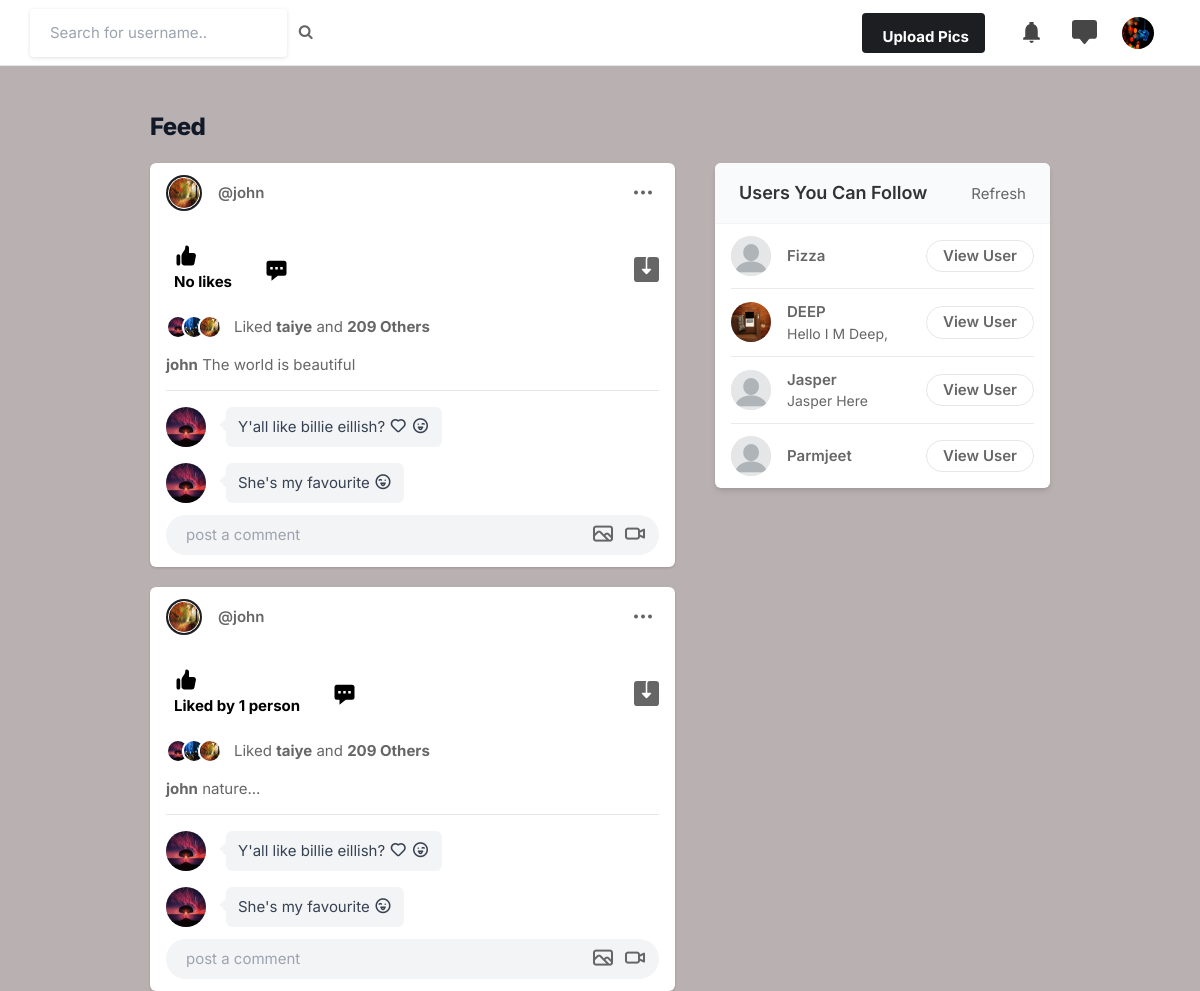
Screenshot of / (signed in) with the database file from the repository.
### core/models.py (models this page shows, shortened)
class Profile(models.Model):
    user = models.ForeignKey(User, on_delete=models.CASCADE)
    id_user = models.IntegerField()
    bio = models.TextField(blank=True)
    profileimg = models.ImageField(upload_to='profile_images', default='blank-profile-picture.png')
    location = models.CharField(max_length=100, blank=True)

class Post(models.Model):
    id = models.UUIDField(primary_key=True, default=uuid.uuid4)
    user = models.CharField(max_length=100)
    image = models.ImageField(upload_to='post_images')
    caption = models.TextField()
    created_at = models.DateTimeField(default=datetime.now)
    no_of_likes = models.IntegerField(default=0)

### core/views.py (the view)
# urls.py: path('', views.index, name='index'),
@login_required(login_url='signin')
def index(request):
    user_object = User.objects.get(username=request.user.username)
    user_profile = Profile.objects.get(user=user_object)
    user_following_list = []
    feed = []
    user_following = FollowersCount.objects.filter(follower=request.user.username)
    for users in user_following:
        user_following_list.append(users.user)
    for usernames in user_following_list:
        feed_lists = Post.objects.filter(user=usernames)
        feed.append(feed_lists)
    feed_list = list(chain(*feed))
    all_users = User.objects.all()
    user_following_all = []
    for user in user_following:
        user_list = User.objects.get(username=user.user)
        user_following_all.append(user_list)
    new_suggestions_list = [x for x in list(all_users) if (x not in list(user_following_all))]
    current_user = User.objects.filter(username=request.user.username)
    final_suggestions_list = [x for x in list(new_suggestions_list) if ( x not in list(current_user))]
    random.shuffle(final_suggestions_list)
    username_profile = []
    username_profile_list = []
    for users in final_suggestions_list:
        username_profile.append(users.id)
    for ids in username_profile:
        profile_lists = Profile.objects.filter(id_user=ids)
        username_profile_list.append(profile_lists)
    suggestions_username_profile_list = list(chain(*username_profile_list))
    return render(request, 'index.html', {'user_profile': user_profile, 'posts':feed_list, 'suggestions_username_profile_list': suggestions_username_profile_list[:4]})

### templates/index.html (shortened to what this page needs)
{% load static %}
<!DOCTYPE html>
<html lang="en">
<head>
    <link rel="stylesheet" href="{% static 'assets/css/icons.css' %}">
    <link rel="stylesheet" href="{% static 'assets/css/uikit.css' %}">
    <link rel="stylesheet" href="{% static 'assets/css/style.css' %}">
    <link rel="stylesheet" href="{% static 'assets/css/tailwind.css' %}">
    <link rel="stylesheet" href="https://cdnjs.cloudflare.com/ajax/libs/font-awesome/4.7.0/css/font-awesome.min.css">
</head>
<body>
            <header>
                <div class="header_inner">
                    <form action="/search" method="POST">
                    <div class="left-side">
                            <input type="text" name="username" placeholder="Search for username..">&nbsp; &nbsp;
                            <button type="submit"><i class="fa fa-search fa-1x"></i></button>
                    </div>
                    </form>
                    <div class="right-side lg:pr-4">
                        <a href="#"
                            class="bg-pink-500 flex font-bold hidden hover:bg-pink-600 hover:text-white inline-block items-center lg:block max-h-10 mr-4 px-4 py-2 rounded shado text-white">
                              Upload Pics
                        </a>
                        <a href="#" class="header-links-item">
                        </a>
                        <a href="#" class="header-links-item">
                        </a>
                        <a href="#">
                            <img src="{{user_profile.profileimg.url}}" class="header-avatar" alt="">
                        </a>
                    </div>
                </div>
            </header>
            <div class="container m-auto">
                <h1 class="lg:text-2xl text-lg font-extrabold leading-none text-gray-900 tracking-tight mb-5"> Feed </h1>
                <div class="lg:flex justify-center lg:space-x-10 lg:space-y-0 space-y-5">
                    <div class="space-y-5 flex-shrink-0 lg:w-7/12">
                        {% for post in posts reversed %}
                        <div class="bg-white shadow rounded-md  -mx-2 lg:mx-0">
                            <div class="flex justify-between items-center px-4 py-3">
                                <div class="flex flex-1 items-center space-x-4">
                                    <a href="#">
                                        <div class="bg-gradient-to-tr from-yellow-600 to-pink-600 p-0.5 rounded-full">
                                            <img src="{% static 'assets/images/avatars/avatar-2.jpg' %}" class="bg-gray-200 border border-white rounded-full w-8 h-8">
                                        </div>
                                    </a>
                                    <span class="block font-semibold "><a href="/profile/{{post.user}}">@{{post.user}}</a></span>
                                </div>
                              <div>
                                <a href="#"> <i class="icon-feather-more-horizontal text-2xl hover:bg-gray-200 rounded-full p-2 transition -mr-1 "></i> </a>
                              </div>
                            </div>
                            <div class="py-3 px-4 space-y-3">
                                <div class="flex space-x-4 lg:font-bold">
                                    <a href="/like-post?post_id={{post.id}}" class="flex items-center space-x-2">
                                        <div class="p-2 rounded-full text-black">
                                            {% if post.no_of_likes == 0 %}
                                            <p>No likes</p>
                                            {% elif post.no_of_likes == 1 %}
                                            <p>Liked by {{post.no_of_likes}} person</p>
                                            {% else %}
                                            <p>Liked by {{post.no_of_likes}} people</p>
                                            {% endif %}
                                        </div>
                                    </a>
                                    <a href="#" class="flex items-center space-x-2">
                                        <div class="p-2 rounded-full text-black">
                                            <svg xmlns="http://www.w3.org/2000/svg" viewBox="0 0 20 20" fill="currentColor" width="25" height="25" class="">
                                                <path fill-rule="evenodd" d="M18 5v8a2 2 0 01-2 2h-5l-5 4v-4H4a2 2 0 01-2-2V5a2 2 0 012-2h12a2 2 0 012 2zM7 8H5v2h2V8zm2 0h2v2H9V8zm6 0h-2v2h2V8z" clip-rule="evenodd" />
                                            </svg>
                                        </div>
                                    </a>
                                    <a href="{{post.image.url}}" class="flex items-center space-x-2 flex-1 justify-end" download>
                                    </a>
                                </div>
                                <div class="flex items-center space-x-3">
                                    <div class="flex items-center">
                                        <img src="{% static 'assets/images/avatars/avatar-1.jpg' %}" alt="" class="w-6 h-6 rounded-full border-2 border-white ">
                                        <img src="{% static 'assets/images/avatars/avatar-4.jpg' %}" alt="" class="w-6 h-6 rounded-full border-2 border-white  -ml-2">
                                        <img src="{% static 'assets/images/avatars/avatar-2.jpg' %}" alt="" class="w-6 h-6 rounded-full border-2 border-white  -ml-2">
                                    </div>
                                    <div class="">
                                        Liked <strong> taiye</strong> and <strong> 209 Others </strong>
                                    </div>
                                </div>
                                <p>
                                    <a href="/profile/{{post.user}}"><strong>{{post.user}}</strong></a> {{post.caption}}
                                </p>
                                <div class="border-t pt-4 space-y-4 ">
                                    <div class="flex">
                                        <div class="w-10 h-10 rounded-full relative flex-shrink-0">
                                            <img src="{% static 'assets/images/avatars/avatar-1.jpg' %}" alt="" class="absolute h-full rounded-full w-full">
                                        </div>
                                        <div class="text-gray-700 py-2 px-3 rounded-md bg-gray-100 h-full relative lg:ml-5 ml-2 lg:mr-20   ">
                                            <p class="leading-6">Y'all like billie eillish? <urna class="i uil-heart"></urna> <i
                                                    class="uil-grin-tongue-wink"> </i> </p>
                                            <div class="absolute w-3 h-3 top-3 -left-1 bg-gray-100 transform rotate-45 "></div>
                                        </div>
                                    </div>
                                    <div class="flex">
                                        <div class="w-10 h-10 rounded-full relative flex-shrink-0">
                                            <img src="{% static 'assets/images/avatars/avatar-1.jpg' %}" alt="" class="absolute h-full rounded-full w-full">
                                        </div>
                                        <div class="text-gray-700 py-2 px-3 rounded-md bg-gray-100 h-full relative lg:ml-5 ml-2 lg:mr-20   ">
                                            <p class="leading-6">She's my favourite <i class="uil-grin-tongue-wink-alt"></i>
                                            </p>
                                            <div class="absolute w-3 h-3 top-3 -left-1 bg-gray-100 transform rotate-45 "></div>
                                        </div>
                                    </div>
                                </div>
                                <div class="bg-gray-100 bg-gray-100 rounded-full rounded-md relative ">
                                    <input type="text" placeholder="post a comment" class="bg-transparent max-h-10 shadow-none">
                                    <div class="absolute bottom-0 flex h-full items-center right-0 right-3 text-xl space-x-2">
                                        <a href="#"> <i class="uil-image"></i></a>
                                        <a href="#"> <i class="uil-video"></i></a>
                                    </div>
                                </div>
                            </div>
                        </div>
                        {% endfor %}
                    </div>
                    <div class="lg:w-5/12">
                        <div class="bg-white  shadow-md rounded-md overflow-hidden">
                            <div class="bg-gray-50  border-b border-gray-100 flex items-baseline justify-between py-4 px-6 ">
                                <h2 class="font-semibold text-lg">Users You Can Follow</h2>
                                <a href="#"> Refresh</a>
                            </div>
                            <div class="divide-gray-300 divide-gray-50 divide-opacity-50 divide-y px-4 ">
                                {% for suggestion in suggestions_username_profile_list %}
                                <div class="flex items-center justify-between py-3">
                                    <div class="flex flex-1 items-center space-x-4">
                                        <a href="/profile/{{suggestion.user}}">
                                            <img src="{{suggestion.profileimg.url}}" class="bg-gray-200 rounded-full w-10 h-10">
                                        </a>
                                        <div class="flex flex-col">
                                            <span class="block capitalize font-semibold"> {{suggestion.user}} </span>
                                            <span class="block capitalize text-sm"> {{suggestion.bio}} </span>
                                        </div>
                                    </div>
                                    <a href="/profile/{{suggestion.user}}" class="border border-gray-200 font-semibold px-4 py-1 rounded-full hover:bg-pink-600 hover:text-white hover:border-pink-600 "> View User </a>
                                </div>
                                {% endfor %}
                            </div>
                        </div>
                    </div>
                </div>
            </div>
</body>
</html>

### assets/css/style.css (style rules this page uses)
body { background-color: #b8b0b1!important; }
button { vertical-align: middle; }
input { height: 48px; line-height: 48px; padding: 0 20px; outline: none; font-size: 15px; color: #808080; max-width: 100%; width: 100%; -webkit-box-sizing: border-box; box-sizing: border-box; display: block; font-weight: 400; opacity: 1; border-radius: 4px; border: none; -webkit-box-shadow: 0 1px 4px 0px rgba(0, 0, 0, 0.12); box-shadow: 0 1px 4px 0px rgba(0, 0, 0, 0.12); }
input[type="text"], input[type="password"], input[type="email"], input[type="number"] { height: 48px; line-height: 48px; padding: 0 20px; outline: none; font-size: 15px; color: #808080; max-width: 100%; width: 100%; -webkit-box-sizing: border-box; box-sizing: border-box; display: block; font-weight: 400; opacity: 1; border-radius: 4px; border: none; -webkit-box-shadow: 0 1px 4px 0px rgba(0, 0, 0, 0.12); box-shadow: 0 1px 4px 0px rgba(0, 0, 0, 0.12); }
input { -webkit-transition: all 0.1s ease-in-out; transition: all 0.1s ease-in-out; }
::placeholder { color: #808080; opacity: 1; }
button { border: none; margin: 0; padding: 0; width: auto; overflow: visible; background: transparent; color: inherit; font: inherit; line-height: normal; cursor: pointer; }
a { color: #be185d; -webkit-transition: 0.3s; transition: 0.3s; outline: none !important; }
button { outline: none !important; }
img { max-width: 100%; }
body { color: #666; font-size: 15px; line-height: 27px; background-color: #f0f2f5; font-family: "Inter", sans-serif; text-transform: none; }
body p { font-size: 15px; line-height: 27px; }
h1, h2, h3, h4, h5, h6 { font-family: "Inter", sans-serif; text-transform: none; }
input[type="text"], input[type="password"], input[type="email"] { font-family: "Inter", sans-serif; text-transform: none; }
button, body .pac-container { font-family: "Inter", sans-serif; text-transform: none; }
h1, h2, h3, h4, h5, h6 { color: #333; font-weight: 500; margin: 0; padding: 0; }
h1 { font-size: 32px; }
h2 { font-size: 26px; }
b, strong { font-weight: 700 !important; }
@media (min-width: 1024px) { .container { max-width: 900px !important; padding-top: 45px; } }
header { background-color: #fff; left: 0; right: 0; top: 0; z-index: 99; height: 66px; display: -webkit-box; display: -ms-flexbox; display: flex; -webkit-box-align: center; -ms-flex-align: center; align-items: center; border-bottom: 1px solid #e5e7eb; }
header .header_inner { display: -webkit-box; display: -ms-flexbox; display: flex; -webkit-box-align: center; -ms-flex-align: center; align-items: center; max-width: 1090px; margin: auto; width: 100%; max-width: 100% !important; padding: 0 30px; }
header .header_inner .left-side { display: -webkit-box; display: -ms-flexbox; display: flex; -webkit-box-align: center; -ms-flex-align: center; align-items: center; }
header .header_inner .right-side { display: -webkit-box; display: -ms-flexbox; display: flex; -webkit-box-align: center; -ms-flex-align: center; align-items: center; -webkit-box-pack: end; -ms-flex-pack: end; justify-content: flex-end; margin-left: auto; }
header .header_inner .right-side .header-links-item { padding: 10px; margin-left: 8px; }
header .header_inner .right-side .header-links-item svg { width: 25px; height: 25px; color: #464646; }
header .header_inner .right-side .header-avatar { width: 32px; height: 32px; border-radius: 100%; margin-left: 15px; }
.shadow-none { -webkit-box-shadow: none !important; box-shadow: none !important; }

### rows the page displays
Profile: profileimg (picture)
Post: user "john", no_of_likes "No likes", caption "The world is beautiful"
Post: user "john", no_of_likes "1", caption "nature..."
Profile: profileimg (placeholder picture), user "Fizza"
Profile: profileimg (picture), user "DEEP", bio "Hello I M Deep,"
Profile: profileimg (placeholder picture), user "Jasper", bio "Jasper Here"
Profile: profileimg (placeholder picture), user "Parmjeet"
